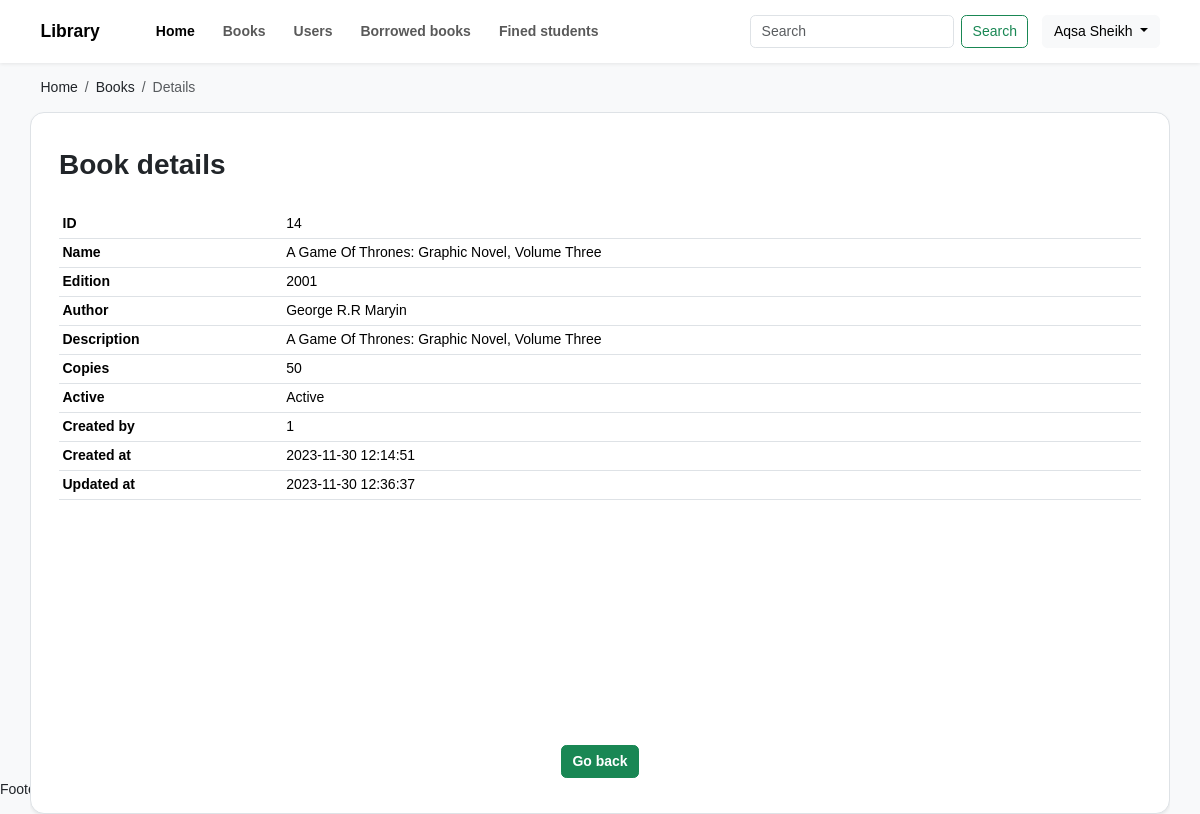
The page /book-details.php?id=14 (signed in) on the database its author committed.
### tables this page shows
CREATE TABLE `books` (
    `id` int(11) NOT NULL, `name` varchar(255) DEFAULT NULL, `edition` varchar(255) DEFAULT NULL, `author` varchar(255) DEFAULT NULL, `description` text DEFAULT NULL, `copies` int(10) DEFAULT NULL, `image` text DEFAULT NULL, `is_active` tinyint(1) DEFAULT NULL, `created_by` int(100) DEFAULT NULL, `created_at` timestamp NULL DEFAULT NULL, `updated_at` timestamp NULL DEFAULT NULL
);

### app/http.php (called while the page is built, shortened)
<?php
class http
{
    public static function input($value, $default = null)
    {
        if (isset($_GET[$value])) {
            return $_GET[$value];
        } else if (isset($_POST[$value])) {
            return $_POST[$value];
        } else if (isset($_REQUEST[$value])) {
            return $_REQUEST[$value];
        } else {
            return $default;
        }
    }
}

### modules/books.php (called while the page is built, shortened)
<?php
class books extends database
{
    public static function single($id = null)
    {
        try {
            $id = http::input("id", $id);
            $stmt = "SELECT * FROM books WHERE id={$id} ";
            $query = parent::$con->prepare($stmt);
            $query->execute();
            $query->setFetchMode(PDO::FETCH_ASSOC);
            $data = $query->fetch();
            return $data;
        } catch (PDOException $e) {
            echo $e->getMessage();
        }
    }
}

### book-details.php (the view, shortened to what this page needs)
<?php $book = books::single(); ?>
<!DOCTYPE html>
<html lang="en">
<head>
    <link rel="stylesheet" href="./assets/libs/bootstrap/css/bootstrap.min.css">
    <link rel="stylesheet" href="./assets/css/stylesheet.css">
</head>
<body class="bg-light h-100 d-flex flex-column">
    <main class="container h-100 ">
        <nav class="m-0">
            <ol class="breadcrumb">
                <li class="breadcrumb-item"><a href="home.php" class=" text-dark text-decoration-none">Home</a></li>
                <li class="breadcrumb-item"><a href="books.php" class="text-dark text-decoration-none">Books</a></li>
                <li class="breadcrumb-item active">Details</li>
            </ol>
        </nav>
        <div class="row justify-content-center h-100  overflow-auto">
            <div class="card shadow-sm rounded-4 border p-3">
                <div class="card-header  bg-transparent border-0 pt-4">
                    <h3 class="fs-2 fw-bold">Book details</h3>
                </div>
                <div class="card-body">
                    <table class="table table-sm">
                        <tr>
                            <td class="fw-bold">ID</td>
                            <td><?= $book["id"]; ?></td>
                        </tr>
                        <tr>
                            <td class="fw-bold">Name</td>
                            <td><?= $book["name"]; ?></td>
                        </tr>
                        <tr>
                            <td class="fw-bold">Edition</td>
                            <td><?= $book["edition"]; ?></td>
                        </tr>
                        <tr>
                            <td class="fw-bold">Author</td>
                            <td><?= $book["author"]; ?></td>
                        </tr>
                        <tr>
                            <td class="fw-bold">Description</td>
                            <td><?= $book["description"]; ?></td>
                        </tr>
                        <tr>
                            <td class="fw-bold">Copies</td>
                            <td><?= $book["copies"]; ?></td>
                        </tr>
                        <tr>
                            <td class="fw-bold">Active</td>
                            <td><?= utils::is_active("badge", $book["is_active"]); ?></td>
                        </tr>
                        <tr>
                            <td class="fw-bold">Created by</td>
                            <td><?= $book["created_by"]; ?></td>
                        </tr>
                        <tr>
                            <td class="fw-bold">Created at</td>
                            <td><?= $book["created_at"]; ?></td>
                        </tr>
                        <tr>
                            <td class="fw-bold">Updated at</td>
                            <td><?= $book["updated_at"]; ?></td>
                        </tr>
                    </table>
                </div>
                <div class="card-footer bg-transparent text-center border-0 pb-4">
                    <a href="books.php" class="btn btn-success fw-bold">Go back</a>
                </div>
            </div>
        </div>
    </main>
</body>
</html>

### assets/css/stylesheet.css (style rules this page uses)
* { box-sizing: border-box; }
html, body { font-family: Arial, Helvetica, sans-serif; font-size: 14px; margin: 0; padding: 0; height: 100%; }

### rows shown on the page
books: id "14", name "A Game Of Thrones: Graphic Novel, Volume Three", edition "2001", author "George R.R Maryin", description "A Game Of Thrones: Graphic Novel, Volume Three", copies "50", created_by "1", created_at "2023-11-30 12:14:51", updated_at "2023-11-30 12:36:37"

### other values the page prints
$GLOBALS["user"]["first_name"] "Aqsa"
$GLOBALS["user"]["last_name"] "Sheikh"
